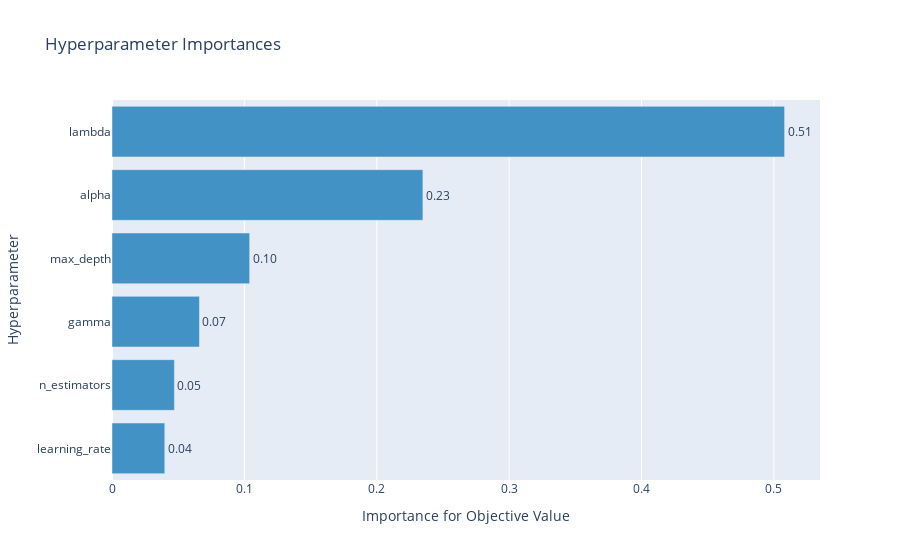

Notebook cell for this chart:
### Code cell
optuna.visualization.plot_param_importances(study)

### Figure 1 — Plotly figure (JSON) as saved in the notebook; plotly's stock layout.template omitted (floating-point values rounded to 4 significant figures)
{"data": [{"cliponaxis": false, "hovertemplate": ["learning_rate (LogUniformDistribution): 0.03987647519240591<extra></extra>", "n_estimators (IntUniformDistribution): 0.04712153578452403<extra></extra>", "gamma (LogUniformDistribution): 0.06605457774234437<extra></extra>", "max_depth (IntUniformDistribution): 0.10399151547034365<extra></extra>", "alpha (LogUniformDistribution): 0.23486746538797146<extra></extra>", "lambda (LogUniformDistribution): 0.5080884304224105<extra></extra>"], "marker": {"color": "rgb(66,146,198)"}, "orientation": "h", "text": ["0.03987647519240591", "0.04712153578452403", "0.06605457774234437", "0.10399151547034365", "0.23486746538797146", "0.5080884304224105"], "textposition": "outside", "texttemplate": "%{text:.2f}", "type": "bar", "x": [0.03988, 0.04712, 0.06605, 0.104, 0.2349, 0.5081], "y": ["learning_rate", "n_estimators", "gamma", "max_depth", "alpha", "lambda"]}], "layout": {"autosize": true, "showlegend": false, "title": {"text": "Hyperparameter Importances"}, "xaxis": {"autorange": true, "range": [0, 0.5348], "title": {"text": "Importance for Objective Value"}, "type": "linear"}, "yaxis": {"autorange": true, "range": [-0.5, 5.5], "title": {"text": "Hyperparameter"}, "type": "category"}}}
